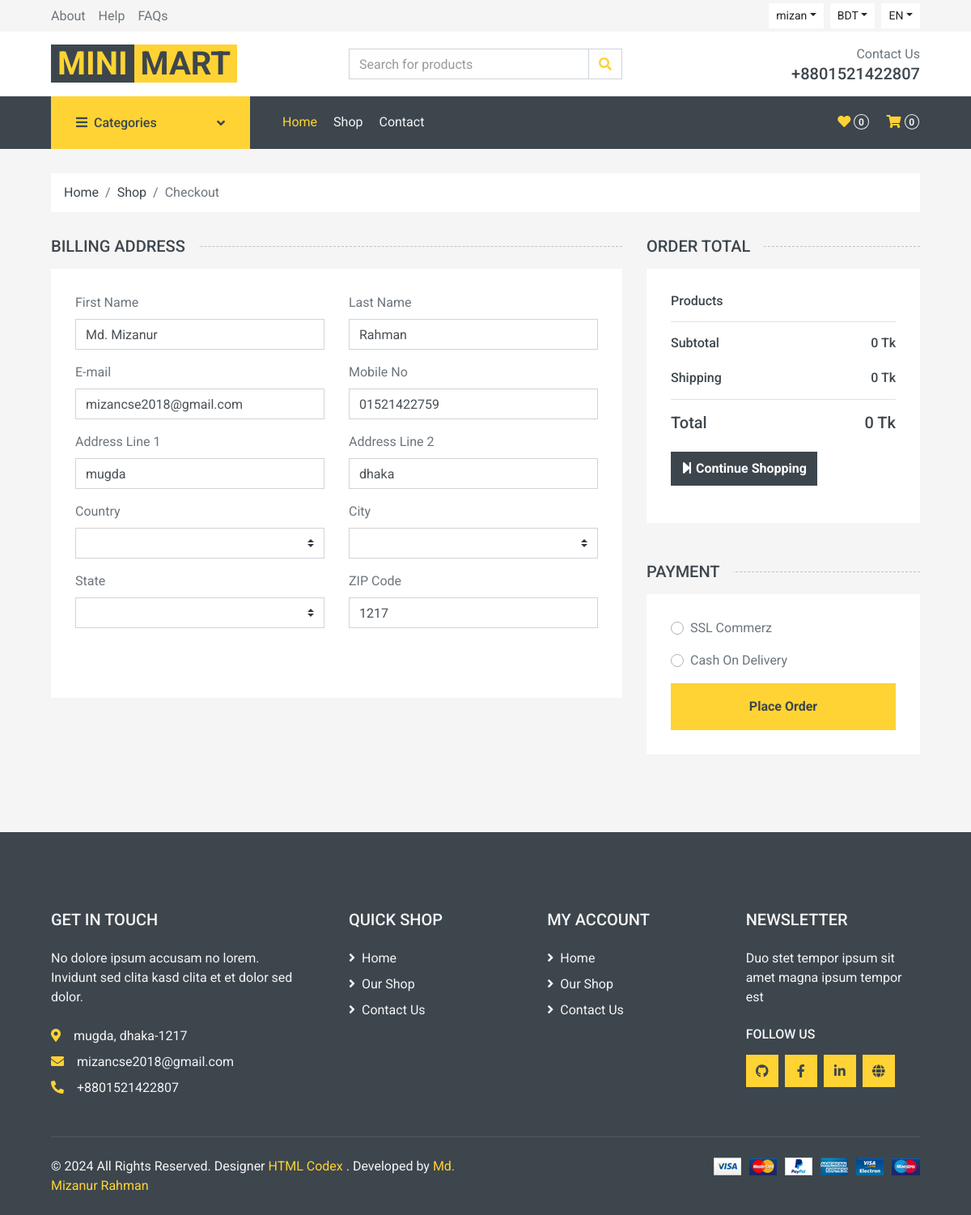
The app's page /frontEnd/checkout.php (signed in) with its own data.
### tables this page shows
CREATE TABLE `user` (
  `id` int(11) UNSIGNED NOT NULL,
  `name` varchar(300) DEFAULT NULL,
  `username` varchar(300) DEFAULT NULL,
  `image` varchar(300) DEFAULT '',
  `email` varchar(300) DEFAULT NULL,
  `password` varchar(300) DEFAULT NULL,
  `code` int(11) DEFAULT 0,
  `first_name` varchar(150) DEFAULT NULL,
  `last_name` varchar(150) DEFAULT NULL,
  `cell` varchar(22) DEFAULT NULL,
  `address_one` text DEFAULT NULL,
  `address_two` text DEFAULT NULL,
  `country_id` int(11) DEFAULT NULL,
  `city_id` int(11) DEFAULT NULL,
  `state_id` int(11) DEFAULT NULL,
  `zip_code` varchar(20) DEFAULT NULL,
  `user_type` varchar(50) DEFAULT 'customer',
  `status` varchar(30) DEFAULT 'pending',
  `created_at` timestamp NOT NULL DEFAULT current_timestamp(),
  `updated_at` timestamp NOT NULL DEFAULT current_timestamp() ON UPDATE current_timestamp()
);

### frontEnd/checkout.php (the view, shortened to what this page needs)
<?php require_once("include/header.php") ?>
<?php require_once("include/topbar.php") ?>
<?php require_once("include/navbar.php") ?>
<?php require_once("include/navbar.php") ?>
<div class="container-fluid">
    <div class="row px-xl-5">
        <div class="col-12">
            <nav class="breadcrumb bg-light mb-30">
                <a class="breadcrumb-item text-dark" href="#">Home</a>
                <a class="breadcrumb-item text-dark" href="#">Shop</a>
                <span class="breadcrumb-item active">Checkout</span>
            </nav>
        </div>
    </div>
</div>
<?php
if(isset($_SESSION['id'])){
    $user_id = $_SESSION['id'];
    $query = "SELECT * FROM user where id=$user_id";
    $sql = $conn->query($query);
    $value = $sql->fetch_assoc();
}
?>
<div class="container-fluid">
    <form action="../ssl/checkout_hosted.php" method="post" enctype="multipart/form-data">
        <div class="row px-xl-5">
            <div class="col-lg-8">
                <h5 class="section-title position-relative text-uppercase mb-3"><span class="bg-secondary pr-3">Billing Address</span></h5>
                <div class="bg-light p-30 mb-5">
                    <div class="row">
                        <div class="col-md-6 form-group">
                            <label>First Name</label>
                            <input class="form-control"  name="first_name" value="<?php if(isset($_SESSION['id'])){ echo $value['first_name']; } ?>"  type="text" required>
                        </div>
                        <div class="col-md-6 form-group">
                            <label>Last Name</label>
                            <input class="form-control" name="last_name" value="<?php if(isset($_SESSION['id'])){ echo $value['last_name'];} ?>"  type="text" required>
                        </div>
                        <div class="col-md-6 form-group">
                            <label>E-mail</label>
                            <input class="form-control" name="email" value="<?php if(isset($_SESSION['id'])){ echo $value['email'];} ?>"  type="text" required>
                        </div>
                        <div class="col-md-6 form-group">
                            <label>Mobile No</label>
                            <input class="form-control" name="cell" value="<?php if(isset($_SESSION['id'])){ echo $value['cell'];} ?>"  type="text" required>
                        </div>
                        <div class="col-md-6 form-group">
                            <label>Address Line 1</label>
                            <input class="form-control" name="address_one" value="<?php if(isset($_SESSION['id'])){ echo $value['address_one'];} ?>"  type="text" required>
                        </div>
                        <div class="col-md-6 form-group">
                            <label>Address Line 2</label>
                            <input class="form-control" name="address_two" value="<?php if(isset($_SESSION['id'])){ echo $value['address_two'];} ?>"  type="text" required>
                        </div>
                        <div class="col-md-6 form-group">
                            <label>Country</label>
                            <select name="country_id"  class="custom-select" required>
                                <?php
                                if(isset($_SESSION['id'])){
                                ?>
                                <option value="<?php if(isset($_SESSION['id'])){ echo $value['country_id'];} ?>"><?php if(isset($_SESSION['id'])){ echo $value['country_id'];} ?></option>
                                <option value="2">Bangladesh</option>
                                <?php
                                }else{
                                ?>
                                <option disable>-- Select Country --</option>
                                <option value="2">Bangladesh</option>
                                <option value="3">India</option>
                                <?php
                                }
                                ?>
                            </select>
                        </div>
                        <div class="col-md-6 form-group">
                            <label>City</label>
                            <select name="city_id"  class="custom-select" required>
                                <?php
                                if(isset($_SESSION['id'])){
                                ?>
                                <option value="<?php if(isset($_SESSION['id'])){ echo $value['city_id'];} ?>"><?php if(isset($_SESSION['id'])){ echo $value['city_id'];} ?></option>
                                <option value="2">Dhaka</option>
                                <?php
                                }else{
                                ?>
                                <option disable>-- Select City --</option>
                                <option value="2">Dhaka</option>
                                <option value="3">Kolkata</option>
                                <?php
                                }
                                ?>
                            </select>
                        </div>
                        <div class="col-md-6 form-group">
                            <label>State</label>
                            <select name="state_id"  class="custom-select" required>
                                <?php
                                if(isset($_SESSION['id'])){
                                ?>
                                <option value="<?php if(isset($_SESSION['id'])){ echo $value['state_id'];} ?>"><?php if(isset($_SESSION['id'])){ echo $value['state_id'];} ?></option>
                                <option value="2">Mugda</option>
                                <?php
                                }else{
                                ?>
                                <option disable>-- Select State --</option>
                                <option value="2">Mugda</option>
                                <option value="3">Gariahat</option>
                                <?php
                                }
                                ?>
                            </select>
                        </div>
                        <div class="col-md-6 form-group">
                            <label>ZIP Code</label>
                            <input name="zip_code" value="<?php if(isset($_SESSION['id'])){ echo $value['zip_code'];} ?>" class="form-control" type="text" required>
                        </div>
                        <div class="col-md-12 form-group">
                            <div class="custom-control custom-checkbox">
                            </div>
                        </div>
                    </div>
                </div>
            </div>
            <div class="col-lg-4">
                <h5 class="section-title position-relative text-uppercase mb-3"><span class="bg-secondary pr-3">Order Total</span></h5>
                <div class="bg-light p-30 mb-5">
                    <div class="border-bottom">
                        <h6 class="mb-3">Products</h6>
                    </div>
                    <div class="border-bottom pt-3 pb-2">
                        <div class="d-flex justify-content-between mb-3">
                            <h6>Subtotal</h6>
                            <h6><?php echo isset($_SESSION['cart']) ? $total . " Tk" : 0 ." Tk"; ?></h6>
                        </div>
                        <div class="d-flex justify-content-between">
                            <h6 class="font-weight-medium">Shipping</h6>
                            <h6 class="font-weight-medium"><?php echo isset($_SESSION['cart']) && $total != 0 ? ($delivery = 60) . " Tk" : ($delivery = 0) . " Tk"; ?></h6>
                        </div>
                    </div>
                    <div class="pt-2">
                        <div class="d-flex justify-content-between mt-2">
                            <h5>Total</h5>
                            <?php
                            $total = isset($total) ? (is_numeric($total) ? $total : 0) : 0;
                            $delivery = isset($delivery) ? (is_numeric($delivery) ? $delivery : 0) : 0;
                            $subTotal = $total + $delivery;
                            ?>
                            <h5><?php echo isset($_SESSION['cart']) && $subTotal != 0 ? $subTotal . " Tk" : "0 Tk"; ?></h5>
                        </div>
                        <div class="my-3">
                            <a class="btn btn-dark font-weight-bold py-2" href="shop.php"><i class="fas fa-step-forward"></i> Continue Shopping</a>
                        </div>
                    </div>
                </div>
                <div class="mb-5">
                    <h5 class="section-title position-relative text-uppercase mb-3"><span class="bg-secondary pr-3">Payment</span></h5>
                    <div class="bg-light p-30">
                        <div class="form-group">
                            <div class="custom-control custom-radio">
                                <label class="custom-control-label" for="ssl">SSL Commerz</label>
                            </div>
                        </div>
                        <div class="form-group">
                            <div class="custom-control custom-radio">
                                <label class="custom-control-label" for="cod">Cash On Delivery</label>
                            </div>
                        </div>
                        <button type="submit" class="btn btn-block btn-primary font-weight-bold py-3">Place Order</button>
                    </div>
                </div>
            </div>
        </div>
    </form>
</div>
<?php require_once("include/footer.php") ?>

### records on screen
user: first_name "Md. Mizanur", last_name "Rahman", email "mizancse2018@gmail.com", cell "01521422759", address_one "mugda", address_two "dhaka", zip_code "1217"

### other values on screen
$_SESSION['username'] "mizan"
$delivery = 0 "0"
